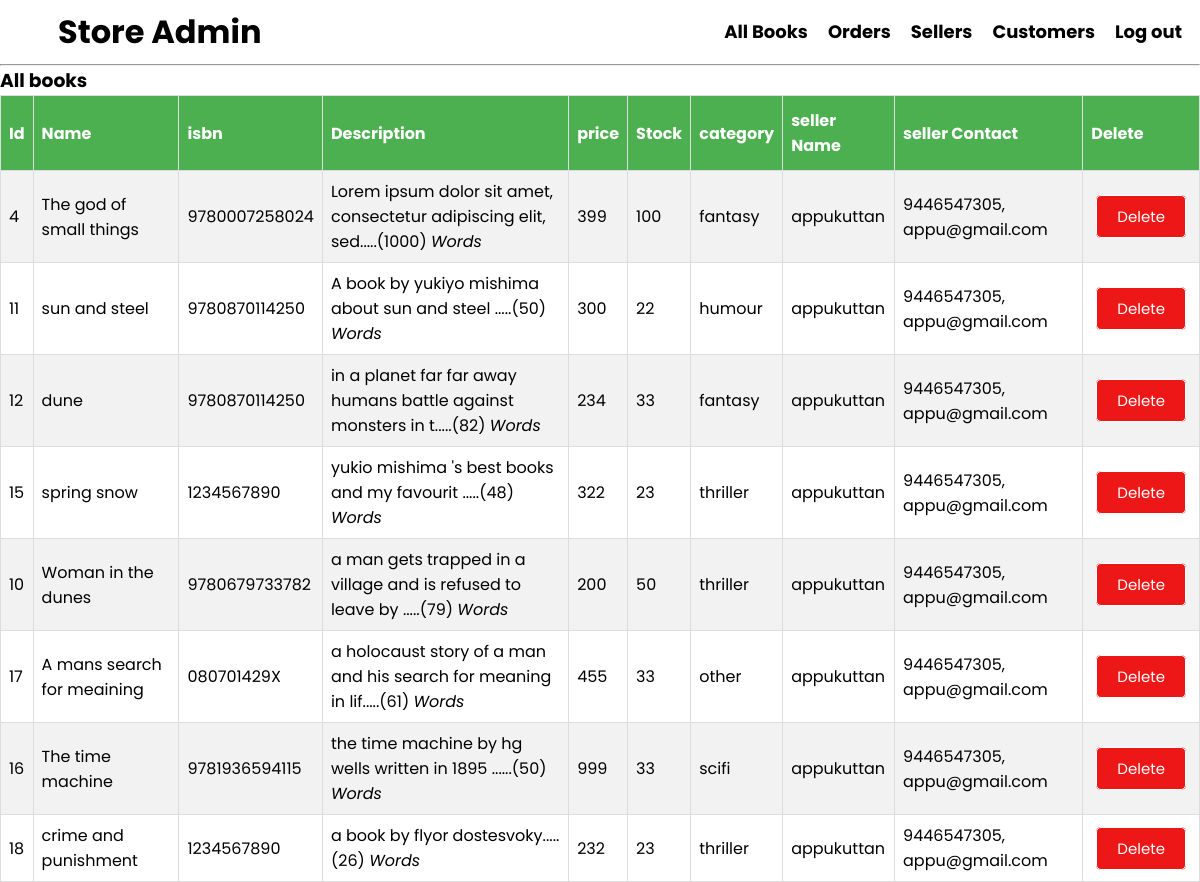
Page /admin/allbooks.php (signed in) on the earlier database version.
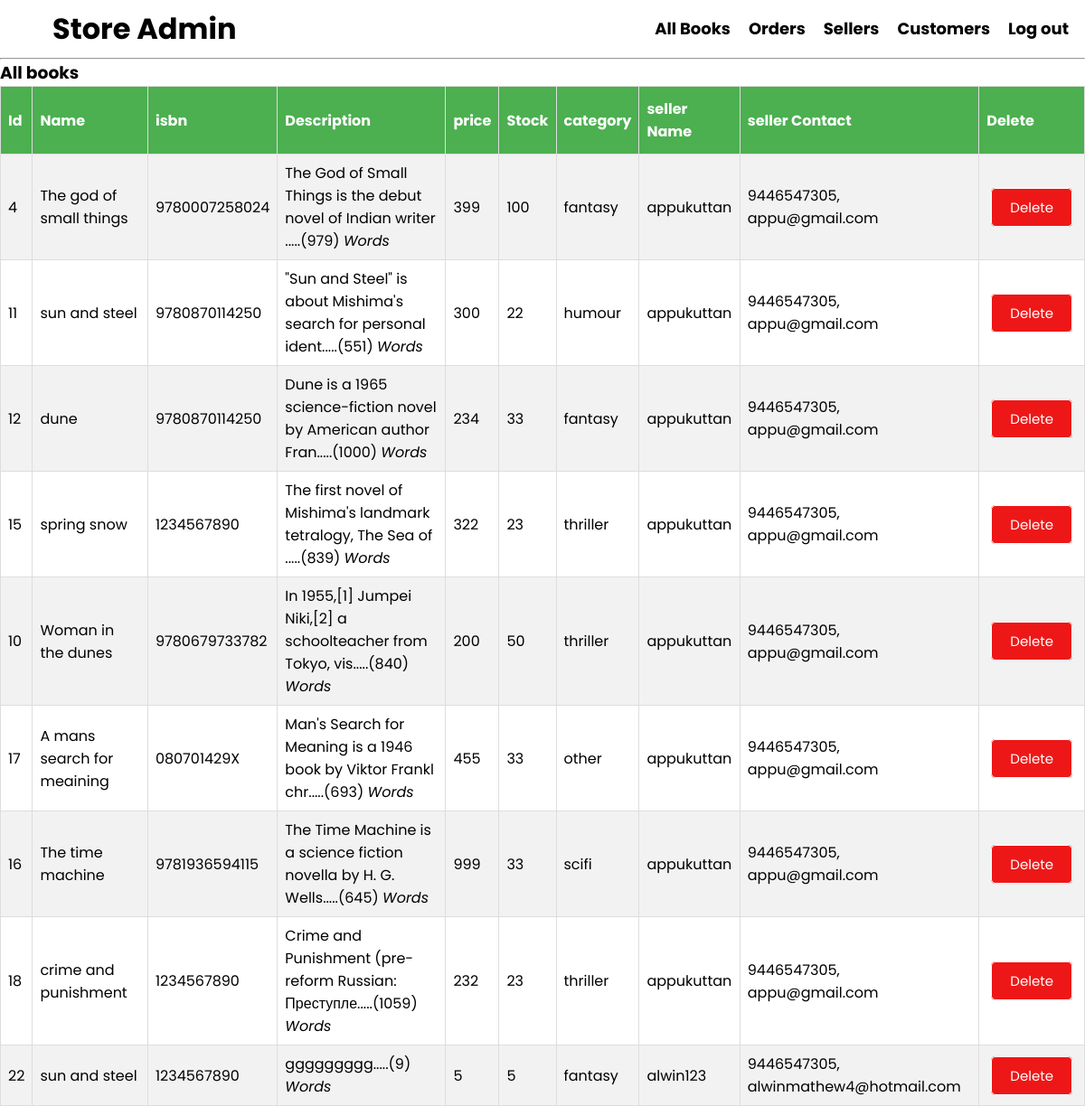
Same page on the later database version.
### tables this page shows
CREATE TABLE IF NOT EXISTS `books` (
  `bid` int NOT NULL AUTO_INCREMENT,
  `book_name` varchar(120) NOT NULL,
  `book_isbn` varchar(120) NOT NULL,
  `book_img` varchar(120) NOT NULL,
  `book_desc` varchar(1000) NOT NULL,
  `book_stock` int DEFAULT NULL,
  `book_price` int DEFAULT NULL,
  `seller_id` int DEFAULT NULL,
  `category` varchar(120) DEFAULT NULL,
  `book_year` int NOT NULL,
  `book_author` varchar(20) DEFAULT NULL,
  PRIMARY KEY (`bid`),
  KEY `seller_id` (`seller_id`)
);

CREATE TABLE IF NOT EXISTS `users` (
  `usersId` int NOT NULL AUTO_INCREMENT,
  `username` varchar(128) NOT NULL,
  `fname` varchar(128) NOT NULL,
  `lname` varchar(128) NOT NULL,
  `email` varchar(128) NOT NULL,
  `phoneno` varchar(128) NOT NULL,
  `userpass` varchar(200) NOT NULL,
  `auth` int DEFAULT '2',
  PRIMARY KEY (`usersId`),
  UNIQUE KEY `userpass` (`userpass`)
);

### backend/function.inc.php (called while the page is built, shortened)
<?php
function getBooks($conn,$sql){
  $stmt = mysqli_stmt_init($conn);
  if (!mysqli_stmt_prepare($stmt,$sql)){
   echo("statement failed");
    exit();
  }
  mysqli_stmt_execute($stmt);
  $resultData = mysqli_stmt_get_result($stmt);
  if(mysqli_num_rows($resultData)>0){
    $result = $resultData;
    return $result;
  }
  else{
    $result = false;
    return $result;
  }
}

### admin/allbooks.php (the view, shortened to what this page needs)
<?php
require "../templates/adminnav.php";
require "../backend/dbh.inc.php";
require "../backend/function.inc.php";
?>
  <?php
      $sql="SELECT books.bid,books.book_name,books.book_isbn,books.book_desc,books.book_price,books.category,books.book_img,books.book_stock,
      users.username,users.phoneno,users.email
      from books
      INNER JOIN users
      ON books.seller_id = users.usersId;";
      $products=getBooks($conn,$sql);
      if($products!==false){
        echo('
        <h3>All  books</h3>
        <table id="customers">
        <tr>
          <th>Id</th>
          <th>Name</th>
          <th>isbn</th>
          <th>Description</th>
          <th>price</th>
          <th>Stock</th>
          <th>category</th>
          <th>seller Name</th>
          <th>seller Contact</th>
          <th>Delete</th>
        </tr>
        ');
        while($row = mysqli_fetch_assoc($products)){
          echo('
          <tr>
          <td>'.$row['bid'].'</td>
          <td>'.$row['book_name'].'</td>
          <td>'.$row['book_isbn'].'</td>
          <td>'.substr($row['book_desc'],0,60).'.....'.'('.strlen($row['book_desc']).') <i>Words</i></td>
          <td>'.$row['book_price'].'</td>
          <td>'.$row['book_stock'].'</td>
          <td>'.$row['category'].'</td>
          <td>'.$row['username'].'</td>
          <td>'.$row['phoneno'].', '.$row['email'].'</td>
          <td ><a class = "button btn_red" href="./functions.php?deletebookid='.$row['bid'].'&img='.$row['book_img'].'">Delete</a></td>
        </tr>
        ');
        }
      }
      else{
          echo('
         <h4>You have no books :( </h4>
         ');
      }
       ?>
</table>

Differences in the rows shown:
changed books "The god of small things": book_desc "Lorem ipsum dolor sit amet, consectetur adipiscing elit, sed" → "The God of Small Things is the debut novel of Indian writer"; book_desc "1000" → "979"
changed books "humour": book_desc "A book by yukiyo mishima about sun and steel" → "\"Sun and Steel\" is about Mishima's search for personal ident"; book_desc "50" → "551"
changed books "dune": book_desc "in a planet far far away humans battle against monsters in t" → "Dune is a 1965 science-fiction novel by American author Fran"; book_desc "82" → "1000"
changed books "spring snow": book_desc "yukio mishima 's best books and my favourit" → "The first novel of Mishima's landmark tetralogy, The Sea of"; book_desc "48" → "839"
changed books "Woman in the dunes": book_desc "a man gets trapped in a village and is refused to leave by" → "In 1955,[1] Jumpei Niki,[2] a schoolteacher from Tokyo, vis"; book_desc "79" → "840"
changed books "A mans search for meaining": book_desc "a holocaust story of a man and his search for meaning in lif" → "Man's Search for Meaning is a 1946 book by Viktor Frankl chr"; book_desc "61" → "693"
changed books "The time machine": book_desc "the time machine by hg wells written in 1895 ." → "The Time Machine is a science fiction novella by H. G. Wells"; book_desc "50" → "645"
changed books "crime and punishment": book_desc "a book by flyor dostesvoky" → "Crime and Punishment (pre-reform Russian: Преступле"; book_desc "26" → "1059"
added books: bid "22", book_name "sun and steel", book_isbn "1234567890", book_desc "ggggggggg", book_desc "9", book_price "5", book_stock "5", category "fantasy", users.username "alwin123", users.phoneno "9446547305", users.email "alwinmathew4@hotmail.com"
